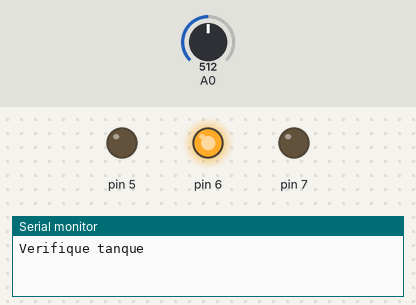
Simulated run of this sketch. Board: Arduino Uno, built with avr-gcc and run on an emulated ATmega328P. Shown: output pins drawn as LEDs (lit = HIGH), the last lines printed to the serial monitor. The test bench sets the inputs (shaded band); at power-on: A0 = 512.

Above: at 1.2 s.
1.3 s: A0 set to 326
2.8 s: A0 set to 293
At 3.1 s:
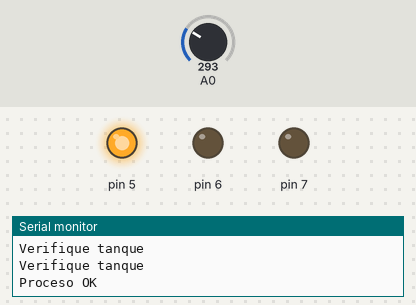
4.3 s: A0 set to 726
At 4.7 s:
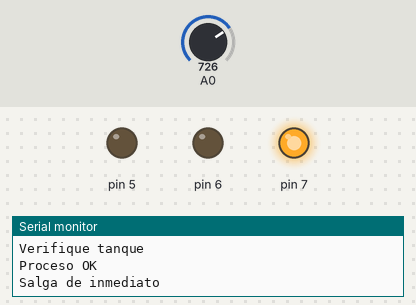
5.8 s: A0 set to 707
At 6.7 s:
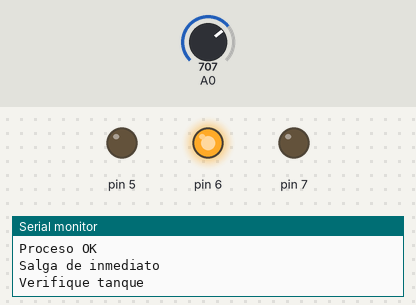
7.3 s: A0 set to 900
At 8.2 s:
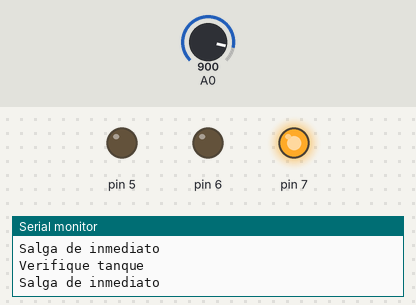
Timing chart, 0 to 9.8 s (numbered marks = the images above; inputs shaded):
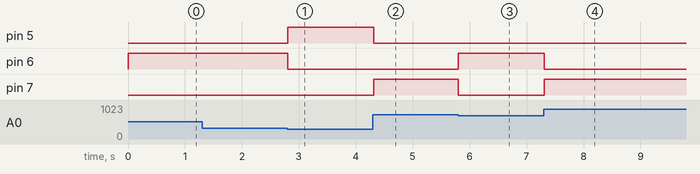

Measured:
- the behaviour switches between 308 and 307 on A0 (found by bisection; images 0 and 1)
- the behaviour switches between 717 and 716 on A0 (found by bisection; images 2 and 3)
- after the input at 2.8 s, pin 5: LOW → HIGH at once; pin 6: HIGH → LOW at once
- after the input at 4.3 s, pin 5: HIGH → LOW at once; pin 7: LOW → HIGH at once
- after the input at 5.8 s, pin 6: LOW → HIGH at once; pin 7: HIGH → LOW at once
- after the input at 7.3 s, pin 6: HIGH → LOW at once; pin 7: LOW → HIGH at once

The sketch:

MicroPotVerdeAmaRoj__1_.ino
```cpp
int valorAnterior = 0;
String estadoProceso = "";

void setup()
{
  Serial.begin(9600);
  pinMode(A0, INPUT);
  pinMode(5, OUTPUT);
  pinMode(6, OUTPUT);
  pinMode(7, OUTPUT);
}

void loop()
{
  int valorNuevo = analogRead(0);

  if (valorNuevo >= 0 and valorNuevo <= 307){
    digitalWrite(5, HIGH);
    digitalWrite(6, LOW);
    digitalWrite(7, LOW);
    estadoProceso = "Proceso OK";
    if (valorAnterior != valorNuevo){
      Serial.println(estadoProceso);
      valorAnterior = valorNuevo;
    }
  }

  if (valorNuevo > 307 and valorNuevo <= 716){
    digitalWrite(5, LOW);
    digitalWrite(6, HIGH);
    digitalWrite(7, LOW);
    estadoProceso = "Verifique tanque";
    if (valorAnterior != valorNuevo){
      Serial.println(estadoProceso);
      valorAnterior = valorNuevo;
    }
  }

  if (valorNuevo > 716 and valorNuevo <= 1023){
    digitalWrite(5, LOW);
    digitalWrite(6, LOW);
    digitalWrite(7, HIGH);
    estadoProceso = "Salga de inmediato";
    if (valorAnterior != valorNuevo){
      Serial.println(estadoProceso);
      valorAnterior = valorNuevo;
    }
  }

  delay(20);
}
```
